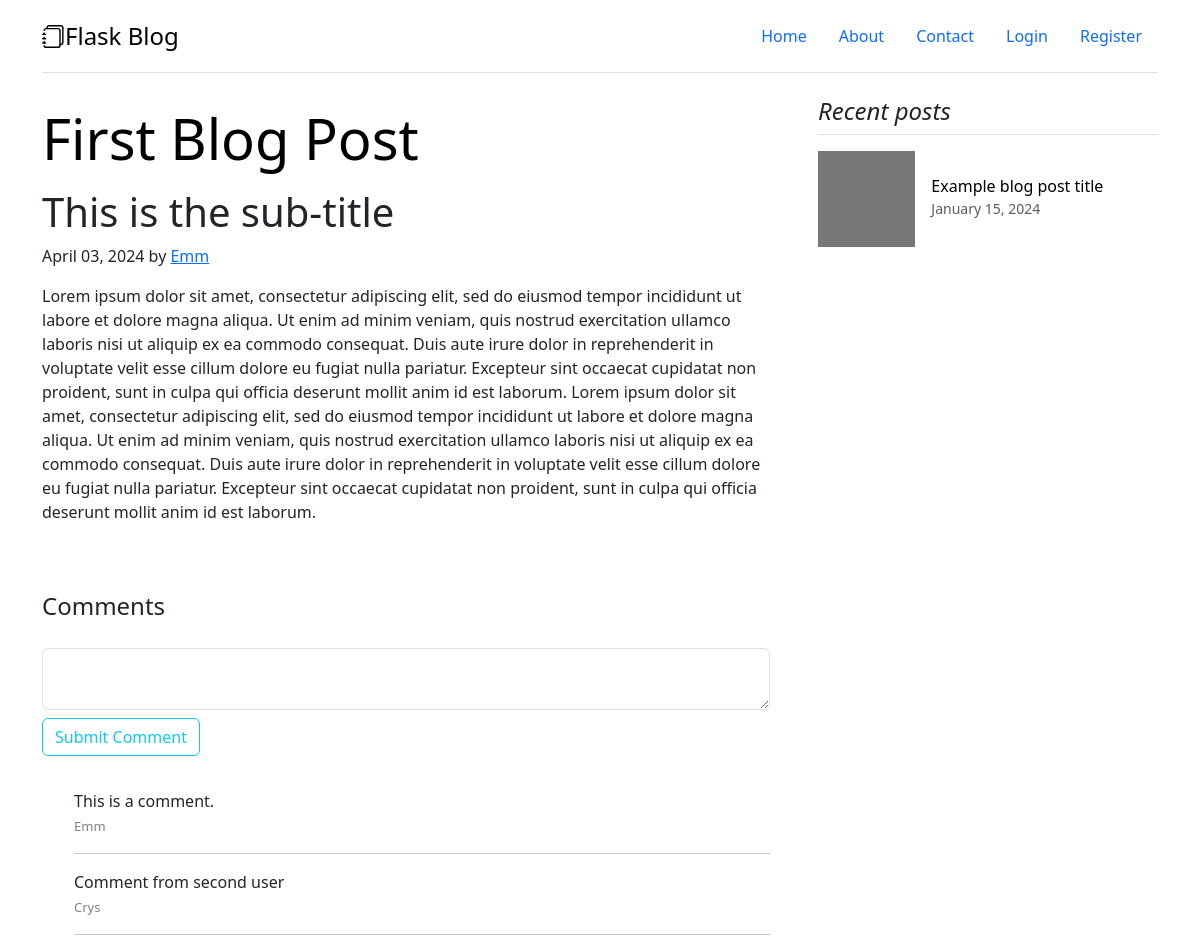
/post/1, run on the app's committed database.
### server.py (models this page shows)
class Post(db.Model):
    __tablename__ = "blog_posts"
    id: Mapped[int] = mapped_column(Integer, primary_key=True)
    title: Mapped[str] = mapped_column(String(100), nullable=False)
    sub_title: Mapped[str] = mapped_column(String(100), nullable=False)
    date_posted: Mapped[str] = mapped_column(String(250), nullable=False)
    content: Mapped[str] = mapped_column(Text, nullable=False)
    author_id: Mapped[int] = mapped_column(Integer, db.ForeignKey("users.id"))
    author = relationship("User", back_populates="posts")
    comments = relationship("Comment", back_populates="parent_post")

class User(UserMixin, db.Model):
    __tablename__ = "users"
    id: Mapped[int] = mapped_column(Integer, primary_key=True)
    username: Mapped[str] = mapped_column(String(20), unique=True, nullable=False)
    email: Mapped[str] = mapped_column(String(100), unique=True, nullable=False)
    password: Mapped[str] = mapped_column(String(100), nullable=False)
    image_file: Mapped[str] = mapped_column(String(20), nullable=False, default='default.jpg')
    posts = relationship("Post", back_populates="author")
    comments = relationship("Comment", back_populates="comment_author")

class Comment(db.Model):
    __tablename__ = "comments"
    id: Mapped[int] = mapped_column(Integer, primary_key=True)
    text: Mapped[str] = mapped_column(Text, nullable=False)
    author_id: Mapped[int] = mapped_column(Integer, db.ForeignKey("users.id"))
    comment_author = relationship("User", back_populates="comments")
    post_id: Mapped[str] = mapped_column(Integer, db.ForeignKey("blog_posts.id"))
    parent_post = relationship("Post", back_populates="comments")

### server.py (the view, shortened to what this page needs)
@app.route('/post/<int:post_id>', methods=['GET', 'POST'])
def show_post(post_id):
    requested_post = db.get_or_404(Post, post_id)
    comment = CommentForm()
    return render_template("show_post.html", post=requested_post, comment=comment)

### forms.py
class CommentForm(FlaskForm):
    comment_text = CKEditorField("Comment", validators=[DataRequired()])
    submit = SubmitField("Submit Comment")

### templates/show_post.html (shortened to what this page needs)
{% extends "layout.html" %}
{% block content %}
<article class="blog-post">
    <h2 class="display-4 link-body-emphasis mt-2 mb-1">{{ post.title }}</h2>
    <h3 class="display-6 mt-3" >{{ post.sub_title }}</h3>
    <p class="blog-post-meta">{{ post.date_posted }} by <a href="#">{{ post.author.username }}</a></p>
    <p>{{ post.content }}</p>
</article>
<form method="POST" action="">
    <fieldset class="form-group">
        <legend class="border_bottom mt-5 mb-4">Comments</legend>
        <div class="form-group pb-2">
            {{ comment.comment_text(class="form-control") }}
        </div>
    </fieldset>
    <div class="form-group pb-2">
            {{ comment.submit(class="btn btn-outline-info") }}
    </div>
</form>
<div class="comment">
    <ul class="commentList">
        {% for comment in post.comments: %}
        <li>
            <div class="commentText">
                {{ comment.text|safe }}
            </div>
            <span class="subText">
                {{ comment.comment_author.username }}
            </span>
            <hr>
        </li>
        {% endfor %}
    </ul>
</div>
{% endblock content %}

### static/style.css (style rules this page uses)
.comment { padding-top: 25px; }
.commentList { list-style-type: none; }
.commentText { font-size: 16px; }
.subText { font-size: 13px; color: #808080 }

### data on the page
Post: title "First Blog Post", sub_title "This is the sub-title", date_posted "April 03, 2024", content "Lorem ipsum dolor sit amet, consectetur adipiscing elit, sed do eiusmod tempor incididunt ut labore et dolore magna aliqua. Ut enim ad minim veniam, quis nostrud exercitation ullamco laboris nisi ut aliquip ex ea commodo consequat. Duis aute irure dolor in reprehenderit in voluptate velit esse cillum dolore eu fugiat nulla pariatur. Excepteur sint occaecat cupidatat non proident, sunt in culpa qui officia deserunt mollit anim id est laborum. Lorem ipsum dolor sit amet, consectetur adipiscing elit, sed do eiusmod tempor incididunt ut labore et dolore magna aliqua. Ut enim ad minim veniam, quis nostrud exercitation ullamco laboris nisi ut aliquip ex ea commodo consequat. Duis aute irure dolor…"
User: author.username "Emm"
Comment: text "This is a comment.", comment_author.username "Emm"
Comment: text "Comment from second user", comment_author.username "Crys"
